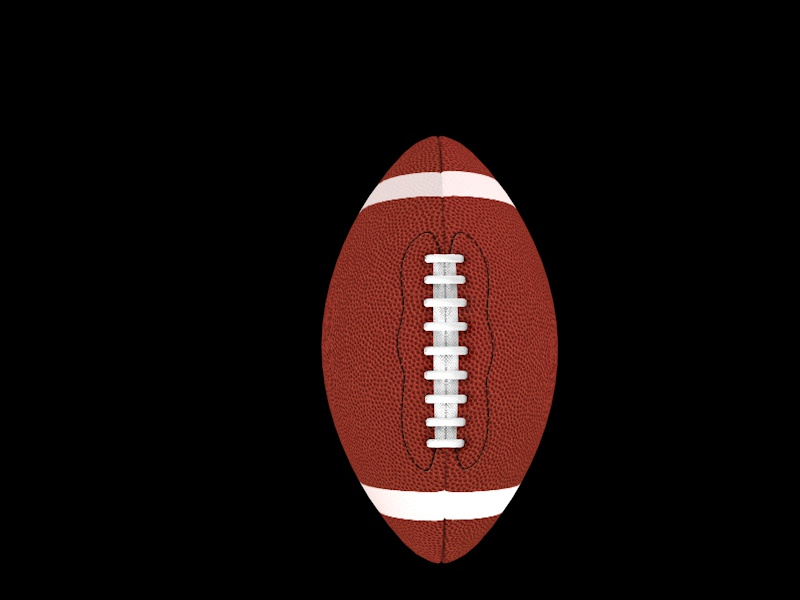
#> input picture 3dNew/freedomfootball/pics/football.jpg, 800 x 600 px
$ python -i data_gen_utils.py   (imports and definitions only)
#> lines starting #> are read from the running program, lines starting #| are printed output that depends on the picture; after the words box and inside, x2 and y2 are one past the last pixel; in counts of white or black regions, pixels touching at a corner belong together
#> further down, picture is the input picture: shape (600, 800, 3); mean B, G, R 10.7, 12, 23.3
import cv2
import numpy as np
import os
from dataclasses import dataclass


def get_polygon(shape_img: np.ndarray) -> np.ndarray:
    '''
    Returns the enclosing polygon of the shape in the image. The polygon is a list of points, each point being a list of 2 coordinates.
    '''
    im = cv2.cvtColor(shape_img, cv2.COLOR_BGR2GRAY)
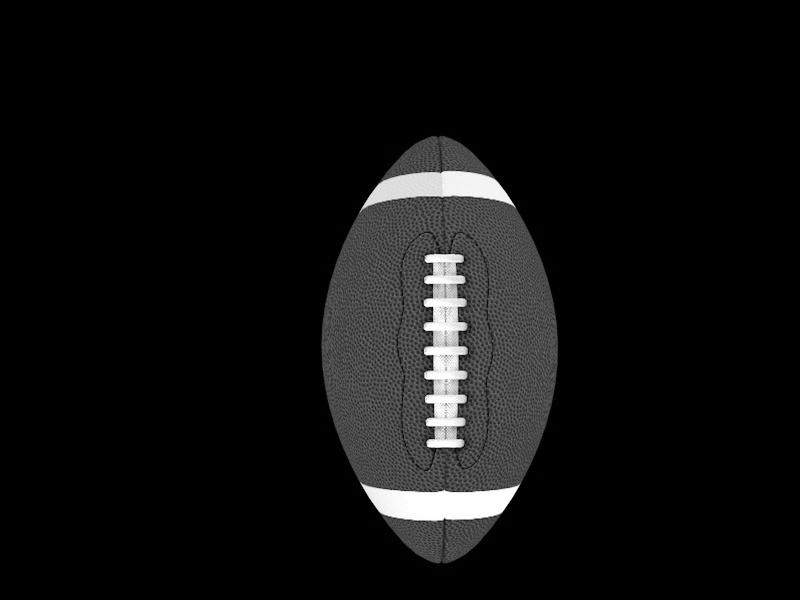
#> im: shape (600, 800); min 0, max 255, mean 15.2
    im = cv2.threshold(im, 253, 255, cv2.THRESH_BINARY)[1]
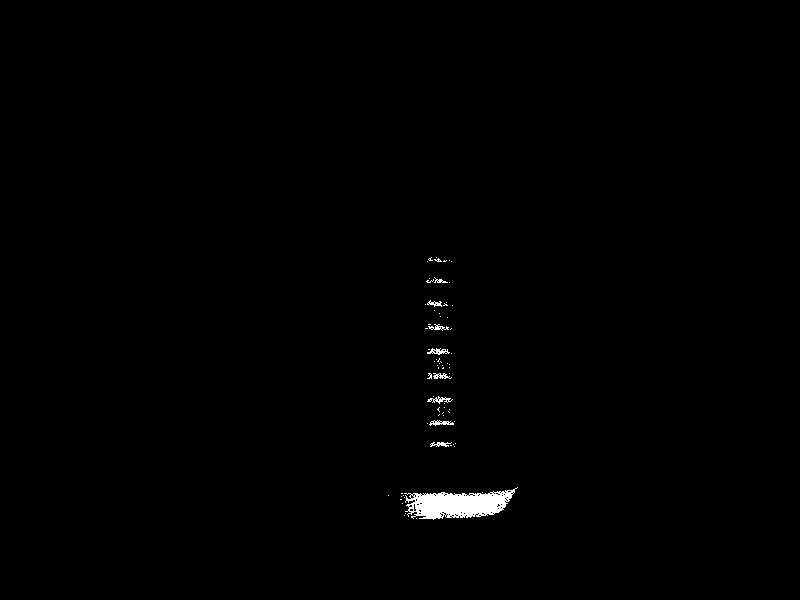
#> im: shape (600, 800); 0.6% white; 72 white regions (63 under 20 px)
    contours, hierarchy = cv2.findContours(im, cv2.RETR_EXTERNAL, cv2.CHAIN_APPROX_SIMPLE)
#> contours = 72 contours, 64 with area under 20; largest, box (x1, y1, x2, y2) and area: (404, 487, 518, 520) 2156, (427, 348, 450, 355) 63, (429, 420, 454, 426) 62, (427, 396, 453, 404) 55, (433, 373, 452, 379) 43, (430, 442, 452, 447) 36, (428, 324, 449, 331) 36, (427, 300, 442, 307) 36
    if len(contours)==0:
        return np.array([])
    if len(contours)>1:
        if os.getenv("VERBOSE") is not None:
            print("Warning: multiple contours found")
        # combine contours and return convex hull
        contours = np.concatenate([c.reshape(-1,2) for c in contours])
#> contours = 717 pairs, first value 388 to 517, second value 257 to 519
        contours = cv2.convexHull(contours)
#> contours = contour of 19 points, box (x1, y1, x2, y2) (388, 257, 518, 520), area 20592
        return contours.reshape(-1,2)
    return np.array(contours[0]).reshape(-1,2)

@dataclass
class LetterBoxInfo:
    x: int
    y: int
    width: int
    height: int
    letter_label: int

# [59 lines left out: functions get_letter_box, give_normalized_bounding_box, preprocess_img, not called in this run]

>>> import cv2
>>> picture = cv2.imread('../../3dNew/freedomfootball/pics/football.jpg')
>>> result = get_polygon(picture)
#> result = 19 rows, first 8: [517, 487], [511, 497], [503, 509], [498, 512], [493, 514], [487, 515], [480, 516], [470, 517]
